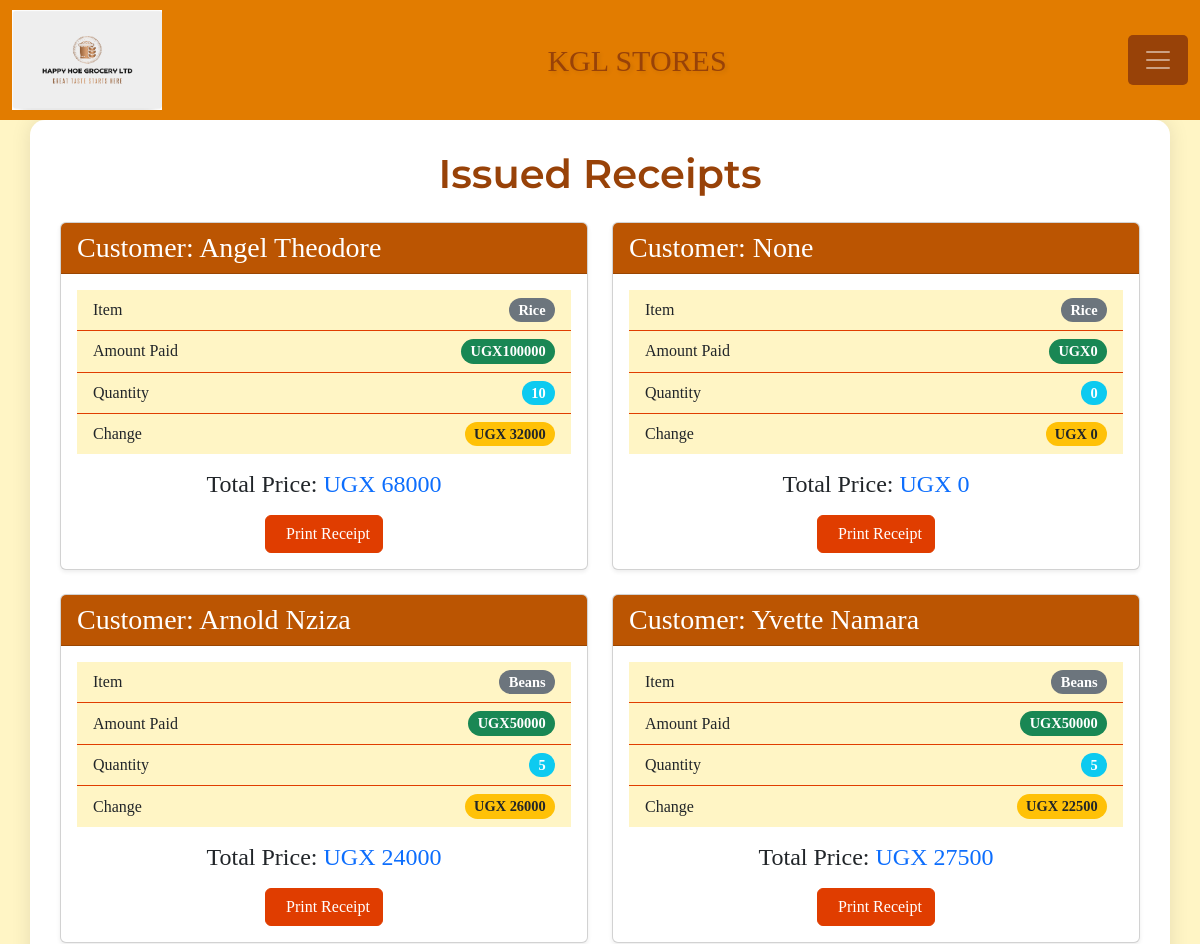
The app's page /receipt/ (signed in, upper part), older data.
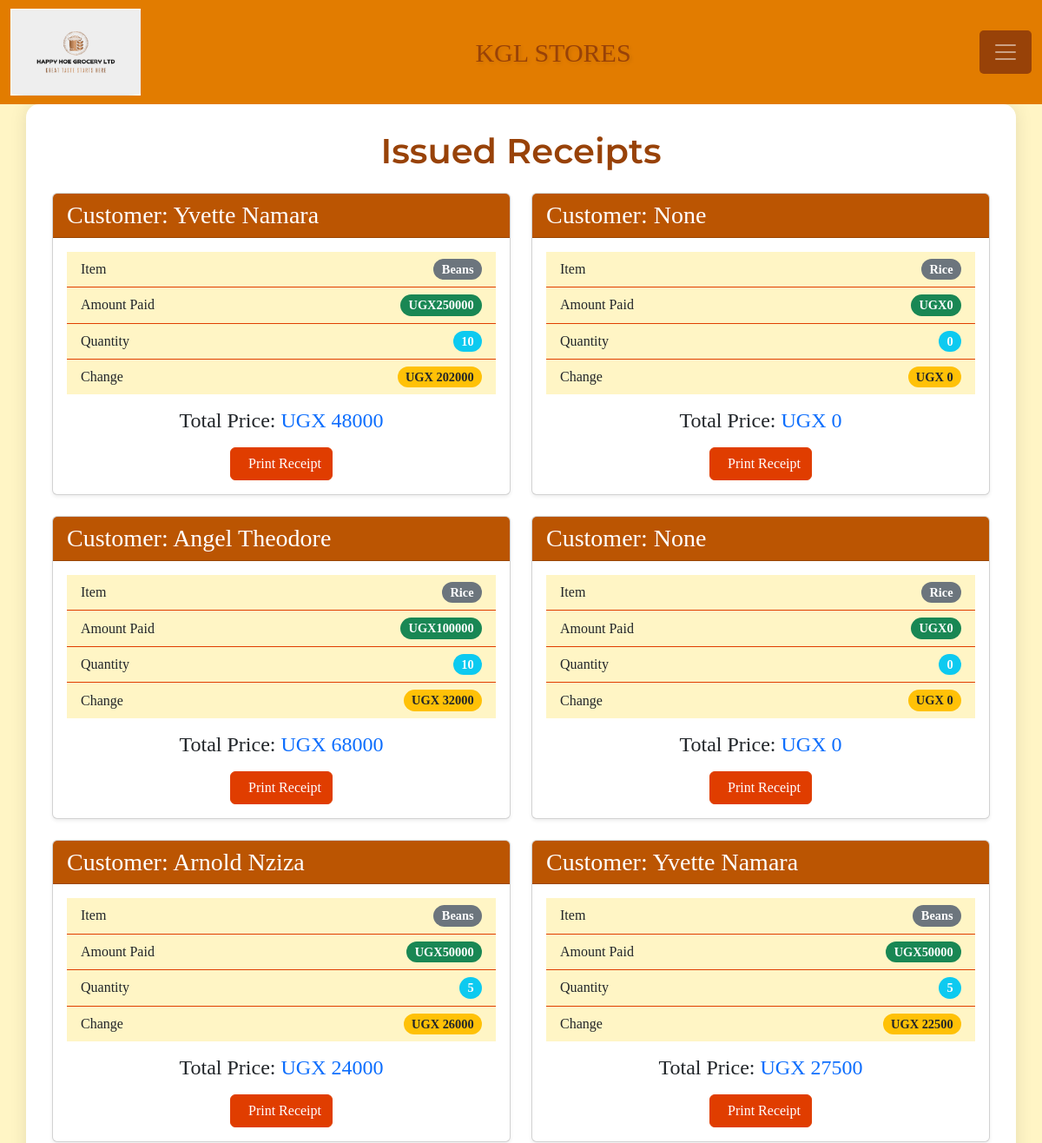
The same page, newer data.
### Grocery_app/models.py (models this page shows, shortened)
class Sale(models.Model):
    item = models.ForeignKey(Stockx,on_delete=models.CASCADE)
    quantity = models.IntegerField(default=0, null=False, blank=False)
    amount_received = models.IntegerField(default=0, null=False, blank=False)
    issued_to = models.CharField(max_length=50, null=True, blank=True)
    unit_price = models.IntegerField(default=0, null=True, blank=True)
    date_sold = models.DateTimeField(auto_now_add=True, null=True, blank=True)
    receipt_number = models.PositiveIntegerField(unique=True, blank=True, null=True)
    """modality = models.CharField(
        max_length=6,
        choices=SALE_MODALITY_CHOICES,
        default=CASH,
    )"""
    """def save(self, *args, **kwargs):
        if not self.receipt_number:
            last_sale = Sale.objects.all().order_by('id').last()
            self.receipt_number = (last_sale.receipt_number + 1) if last_sale else 1
        super(Sale, self).save(*args, **kwargs)"""
    def get_total(self):
        quantity = self.quantity if self.quantity is not None else 0
        unit_price = self.unit_price if self.unit_price is not None else 0
        total = quantity * unit_price
        return int(total)
    def get_change(self):
        amount_received = self.amount_received if self.amount_received is not None else 0
        total_price = self.get_total()
        change = amount_received - total_price
        return abs(int(change))

class Stockx(models.Model):
    item_name = models.CharField(max_length=50, null=True, blank=True)
    stock_type = models.CharField(max_length=50, null=True, blank=True)
    stock_source = models.CharField(max_length=50, null=True, blank=True)
    unit_cost = models.IntegerField(default=0, null=True, blank=True)
    unit_price = models.IntegerField(default=0, null=True, blank=True)
    total_quantity = models.IntegerField(default=0, null=True, blank=True)
    stock_branch = models.CharField(max_length=50, null=True, blank=True)
    stock_date = models.DateTimeField(auto_now_add=True, null=True, blank=True) #Automtically sets it when object is first recorded.
    stock_time = models.TimeField(auto_now_add=True, null=True, blank=True)
    stock_dealer = models.CharField(max_length=50, null=True, blank=True)
    stock_contact = models.IntegerField(default=0, null=True, blank=True)
    issued_quantity = models.IntegerField(default=0, null=True, blank=True)
    def __str__(self):
        return self.item_name

### Grocery_app/views.py (the view)
# urls.py: path('receipt/',views.receipt,name = 'receipt'),
@login_required
def receipt(request):
    sales = Sale.objects.all().order_by('-id')
    return render(request, 'Grocery_app/receipt.html', {'sales': sales})

### Grocery_app/templates/Grocery_app/receipt.html (shortened to what this page needs)
{% extends 'Grocery_app/base.html'%}
{% block content %}
<div class="container mt-5">
    <h1 class="text-center mb-4">Issued Receipts</h1>
    <div class="row">
    {% for sale in sales %}
        <div class="col-md-6 mb-4">
            <div class="card h-100 shadow-sm">
                <div class="card-header bg-primary text-white">
                    <h3 class="card-title mb-0">Customer: {{ sale.issued_to | title }}</h3>
                </div>
                <div class="card-body">
                    <ul class="list-group list-group-flush mb-3">
                        <li class="list-group-item d-flex justify-content-between align-items-center">
                            Item
                            <span class="badge bg-secondary rounded-pill">{{ sale.item }}</span>
                        </li>
                        <li class="list-group-item d-flex justify-content-between align-items-center">
                            Amount Paid
                            <span class="badge bg-success rounded-pill">UGX{{ sale.amount_received }}</span>
                        </li>
                        <li class="list-group-item d-flex justify-content-between align-items-center">
                            Quantity
                            <span class="badge bg-info rounded-pill">{{ sale.quantity }}</span>
                        </li>
                        <li class="list-group-item d-flex justify-content-between align-items-center">
                            Change
                            <span class="badge bg-warning text-dark rounded-pill">UGX {{ sale.get_change }}</span>
                        </li>
                    </ul>
                    <h4 class="text-center mb-3">Total Price: <span class="text-primary">UGX {{ sale.get_total }}</span></h4>
                    <div class="text-center">
                        <a href="{% url 'receipt_detail' sale.id %}" class="btn btn-danger">
                             Print Receipt
                        </a>
                    </div>
                </div>
            </div>
        </div>
    {% endfor %}
    </div>
</div><br><br>
{% endblock %}

Row changes from the older to the newer data that the page shows:
added Sale: issued_to "Yvette Namara", item "Beans", amount_received "250000", quantity "10", get_change "202000", get_total "48000"
added Sale: issued_to "None", item "Rice", amount_received "0", quantity "0", get_change "0", get_total "0"
